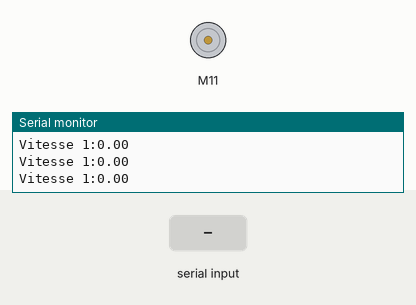
Simulated run of this sketch. Board: Arduino Uno, built with avr-gcc and run on an emulated ATmega328P. Parts: DC motor (green arrow = forward, orange = backward, longer = faster), the last lines printed to the serial monitor. The inputs (shaded band) are chosen by the test bench.

Above: at 1.2 s.
1.3 s: "1" received over Serial
At 2.1 s:
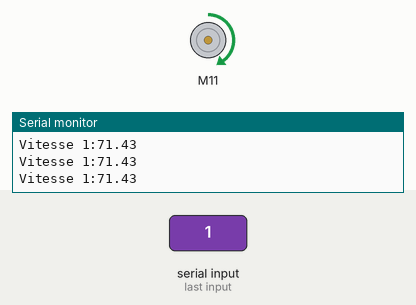
2.8 s: "2" received over Serial
At 3.2 s:
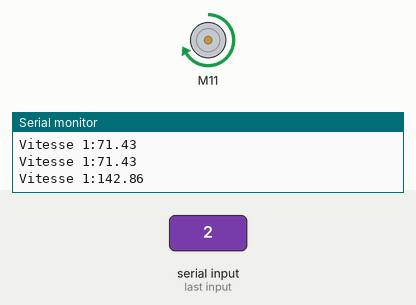
4.3 s: "3" received over Serial
At 5.5 s:
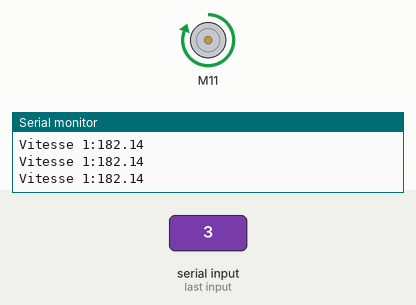
5.8 s: "4" received over Serial
At 6.7 s:
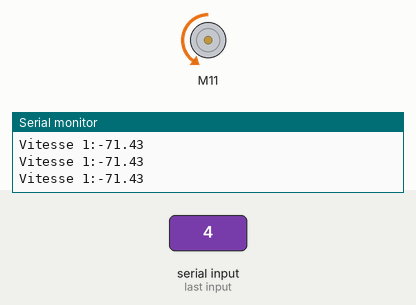
7.3 s: "5" received over Serial
At 7.8 s:
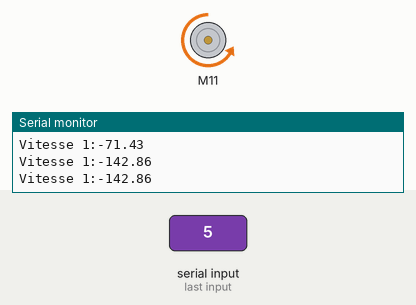
8.8 s: "6" received over Serial
At 10.2 s:
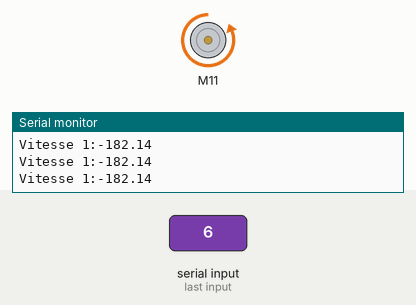
Timing chart, 0 to 11.3 s (numbered marks = the images above; inputs shaded):
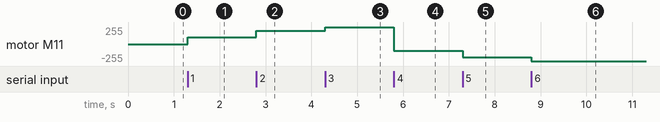

The sketch:

ranger_encodeur_pwm.ino
```cpp
#include <MeAuriga.h>

unsigned long currentTime = 0;

unsigned long serialPrevious = 0;
unsigned long serialDelay = 250;

MeEncoderOnBoard Encoder_1(SLOT1);

void isr_process_encoder1(void)
{
  if(digitalRead(Encoder_1.getPortB()) == 0)
  {
    Encoder_1.pulsePosMinus();
  }
  else
  {
    Encoder_1.pulsePosPlus();;
  }
}


void setup()
{
  attachInterrupt(Encoder_1.getIntNum(), isr_process_encoder1, RISING);
  Serial.begin(115200);

  // DÉBUT : Ne pas modifier ce code!
  // Configuration de la fréquence du PWM
  // Copier-coller ce code si on désire
  // travailler avec les encodeurs
  TCCR1A = _BV(WGM10);
  TCCR1B = _BV(CS11) | _BV(WGM12);

  TCCR2A = _BV(WGM21) | _BV(WGM20);
  TCCR2B = _BV(CS21);
  // FIN : Ne pas modifier ce code!
}

void serialTask() {
  if (currentTime - serialPrevious < serialDelay) {
    return;
  }

  serialPrevious = currentTime;

  Serial.print("Vitesse 1:");
  Serial.println(Encoder_1.getCurrentSpeed());
}

void loop()
{
  currentTime = millis();

  if(Serial.available())
  {
    char a = Serial.read();
    switch(a)
    {
      case '0':
      Encoder_1.setTarPWM(0);
      break;
      case '1':
      Encoder_1.setTarPWM(100);
      break;
      case '2':
      Encoder_1.setTarPWM(200);
      break;
      case '3':
      Encoder_1.setTarPWM(255);
      break;
      case '4':
      Encoder_1.setTarPWM(-100);
      break;
      case '5':
      Encoder_1.setTarPWM(-200);
      break;
      case '6':
      Encoder_1.setTarPWM(-255);
      break;
      default:
      break;
    }
  }
  Encoder_1.loop();
  serialTask();

}
```

Measured:
- after the input at 1.3 s, motor M11: stopped → forward 100/255 at once
- after the input at 2.8 s, motor M11: forward 100/255 → forward 200/255 at once
- after the input at 4.3 s, motor M11: forward 200/255 → forward 255/255 at once
- after the input at 5.8 s, motor M11: forward 255/255 → backward 100/255 at once
- after the input at 7.3 s, motor M11: backward 100/255 → backward 200/255 at once
- after the input at 8.8 s, motor M11: backward 200/255 → backward 255/255 at once
